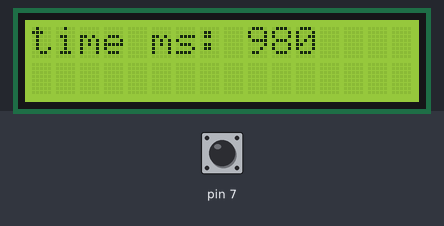
Recording of a sketch running on a simulated Arduino Uno, built with avr-gcc and run on an emulated ATmega328P. Shown: 16×2 character LCD. The test bench sets the inputs (shaded band); at power-on: pin 7 HIGH.

Above: at 1.2 s.
1.3 s: pin 7 pulled LOW for 0.15 s
At 1.7 s:
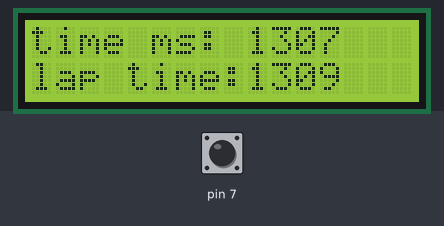
2.0 s: pin 7 pulled LOW for 1 s
At 2.4 s:
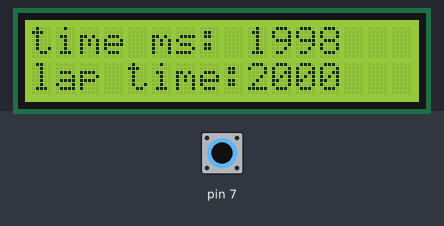
3.6 s: pin 7 pulled LOW for 3.2 s
At 4.0 s:
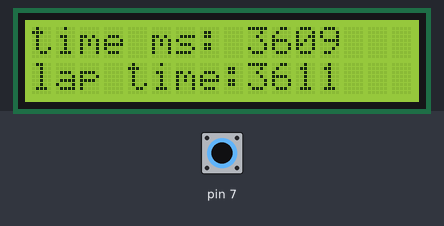
7.4 s: pin 7 pulled LOW for 1 s
At 7.8 s:
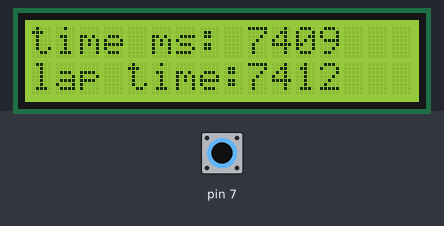
9.0 s: pin 7 pulled LOW for 3.2 s
At 9.4 s:
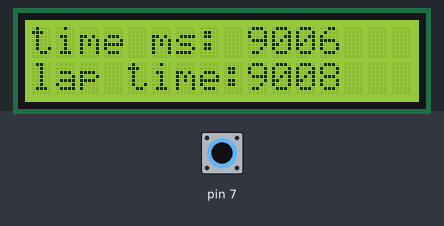
Timing chart, 0 to 12.0 s (numbered marks = the images above; inputs shaded):
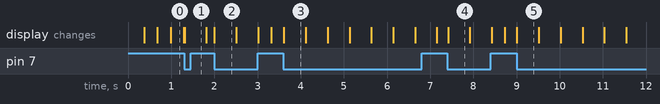

The sketch:

Lab4_stopwatch_v2-1-1.ino
```cpp
/*
      ECE 1001/1002  Lab 4 simple text display
           John Lindsey   June 2019
           V2 add clear, and else default with delay
*/

// this next line makes the liquid cyrstal display library available to the program
#include <LiquidCrystal.h>

// configure the liquid crystal and Arduino pin connections
// LiquidCrystal(rs, enable, d4, d5, d6, d7)
LiquidCrystal lcd(13, 12, 11, 10, 9, 8);

void setup()
{
  lcd.begin(16, 2);   //starting the LCD as a 16 character, 2 line display
  lcd.clear();
  pinMode(7, INPUT_PULLUP);
}

void loop()
{
  lcd.clear();
  lcd.setCursor(0, 0);
  lcd.print("time ms:");
  lcd.setCursor(9, 0);
  lcd.print(millis());
  if (digitalRead(7) == 0)
  {
    lcd.setCursor(0, 1);
    lcd.print("lap time:");
    lcd.setCursor(9, 1);
    lcd.print(millis());
    delay(500);
  }
  else
  {
    delay(10);
  }
}
```

Measured:
- after the input at 1.3 s, the display: changes at once (image 1)
- after the input at 2.0 s, the display: changes at once (image 2)
- after the input at 3.6 s, the display: changes at once (image 3)
- after the input at 7.4 s, the display: changes at once (image 4)
- after the input at 9.0 s, the display: changes at once (image 5)
- what the display in image 2 shows lasts 0.5 s, from 2.0 s to 2.5 s
